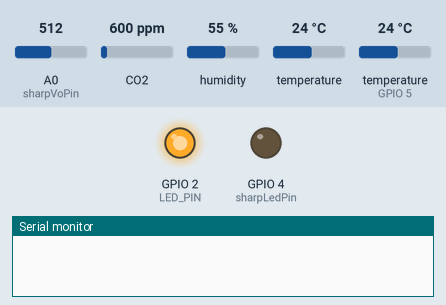
This sketch was run on a simulated ESP8266 (NodeMCU). Shown: output pins drawn as LEDs (lit = HIGH), the last lines printed to the serial monitor. The inputs (shaded band) are chosen by the test bench; at power-on: A0 (sharpVoPin) = 512, CO2 600 ppm, humidity 55 %, temperature 24 °C, temperature (sensor on GPIO 5) 24 °C. WiFi joins after 1.5 s; servers stay silent unless stated.

Above: at 0.1 s.
At 1.6 s:
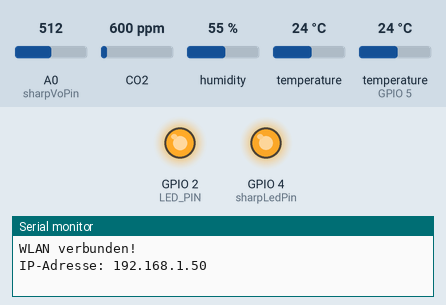
Timing chart, 0 to 40.0 s (numbered marks = the images above):
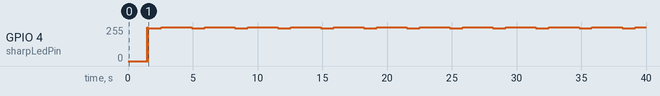

The sketch:

main.ino
```cpp
#include <Arduino.h>
#include <ESP8266WiFi.h>
#include <WiFiClientSecure.h>
#include <WiFiManager.h>
#include <DHT.h>
#include <MHZ19.h>
#include <SoftwareSerial.h>

// Serveradresse
const char* serverURL = "home.it-horizon.de";

// DHT Sensor
#define DHTPIN 5
#define DHTTYPE DHT11
DHT dht(DHTPIN, DHTTYPE);

// Staubsensor
const int sharpLedPin = 4;
const int sharpVoPin = A0;
static float Voc = 0.6;
const float K = 0.5;
const int N = 100;  // Anzahl Messwerte für Durchschnitt
unsigned long VoRawTotal = 0;
int VoRawCount = 0;

// CO2 Sensor (MH-Z19)
#define RX_PIN 12
#define TX_PIN 13
#define BAUDRATE 9600
MHZ19 myMHZ19;
SoftwareSerial mySerial(RX_PIN, TX_PIN);

// Reset Button und LED
#define RESET_BUTTON_PIN 0
#define LED_PIN 2

WiFiManager wifiManager;
bool portalActive = false;
unsigned long lastBlinkTime = 0;
bool ledState = false;

void initSensors() {
  dht.begin();
  mySerial.begin(BAUDRATE);
  myMHZ19.begin(mySerial);
  myMHZ19.autoCalibration();
  pinMode(sharpLedPin, OUTPUT);
  digitalWrite(sharpLedPin, HIGH);
}

// Staubmessung mit Mittelwert
bool readDustDensity(float &voltage, float &density) {
  digitalWrite(sharpLedPin, LOW);
  delayMicroseconds(280);
  int VoRaw = analogRead(sharpVoPin);
  digitalWrite(sharpLedPin, HIGH);
  delayMicroseconds(9620);

  VoRawTotal += VoRaw;
  VoRawCount++;

  if (VoRawCount < N) {
    return false; // Noch nicht genügend Werte
  }

  // Durchschnitt berechnen
  float avgVoRaw = VoRawTotal / (float)N;
  VoRawTotal = 0;
  VoRawCount = 0;

  voltage = avgVoRaw / 1024.0 * 5.0;
  float dV = voltage - Voc;
  if (dV < 0) {
    dV = 0;
    Voc = voltage;
  }
  density = dV / K * 100.0;

  return true;
}

void sendSensorData(float humidity, float temperature, float dustVoltage, float dustDensity, int co2, int co2Temp) {
  WiFiClientSecure client;
  client.setInsecure();

  String url = String("/log_data?humidity=") + humidity +
               "&temperature=" + temperature +
               "&dustVoltage=" + dustVoltage +
               "&dustDensity=" + dustDensity +
               "&co2=" + co2 +
               "&co2temp=" + co2Temp;

  if (client.connect(serverURL, 443)) {
    Serial.println("Verbunden mit Server");
    client.print("GET " + url + " HTTP/1.1\r\n");
    client.print("Host: " + String(serverURL) + "\r\n");
    client.print("Connection: close\r\n\r\n");
  } else {
    Serial.println("Verbindung fehlgeschlagen");
  }
  client.stop();
}

void setup() {
  Serial.begin(9600);

  pinMode(RESET_BUTTON_PIN, INPUT_PULLUP);
  pinMode(LED_PIN, OUTPUT);
  digitalWrite(LED_PIN, HIGH);

  if (digitalRead(RESET_BUTTON_PIN) == LOW) {
    Serial.println("Reset-Taste gedrückt beim Start - WLAN-Daten löschen!");
    wifiManager.resetSettings();
    delay(1000);
  }

  if (!wifiManager.autoConnect("HomeStats")) {
    Serial.println("Verbindung fehlgeschlagen! Starte neu...");
    delay(3000);
    ESP.restart();
  }

  Serial.println("WLAN verbunden!");
  Serial.print("IP-Adresse: ");
  Serial.println(WiFi.localIP());

  portalActive = false;
  initSensors();
}

void handleButtonAndPortal() {
  if (digitalRead(RESET_BUTTON_PIN) == LOW) {
    Serial.println("Reset-Taste gedrückt - WLAN neu konfigurieren!");
    wifiManager.resetSettings();
    delay(500);
    portalActive = true;
    wifiManager.startConfigPortal("HomeStats");
    ESP.restart();
  }
}

void handleBlinking() {
  if (portalActive) {
    if (millis() - lastBlinkTime > 500) {
      lastBlinkTime = millis();
      ledState = !ledState;
      digitalWrite(LED_PIN, ledState);
    }
  } else {
    digitalWrite(LED_PIN, HIGH); // LED aus
  }
}

void loop() {
  handleButtonAndPortal();
  handleBlinking();

  float temperature = dht.readTemperature();
  float humidity = dht.readHumidity();

  if (isnan(temperature) || isnan(humidity)) {
    Serial.println("Fehler beim Lesen des DHT-Sensors!");
    delay(2000);
    return;
  }

  float dustVoltage = 0;
  float dustDensity = 0;
  if (!readDustDensity(dustVoltage, dustDensity)) {
    return; // Durchschnitt noch nicht verfügbar
  }

  int co2 = myMHZ19.getCO2();
  int co2Temp = myMHZ19.getTemperature();

  Serial.println("--- Messwerte ---");
  Serial.printf("Temperatur: %.1f C\n", temperature);
  Serial.printf("Feuchtigkeit: %.1f %%\n", humidity);
  Serial.printf("Staubspannung: %.3f V\n", dustVoltage);
  Serial.printf("Staubdichte: %.2f ug/m3\n", dustDensity);
  Serial.printf("CO2: %d ppm\n", co2);
  Serial.printf("CO2 Temp: %d C\n", co2Temp);

  sendSensorData(humidity, temperature, dustVoltage, dustDensity, co2, co2Temp);
  delay(2000);
}
```
